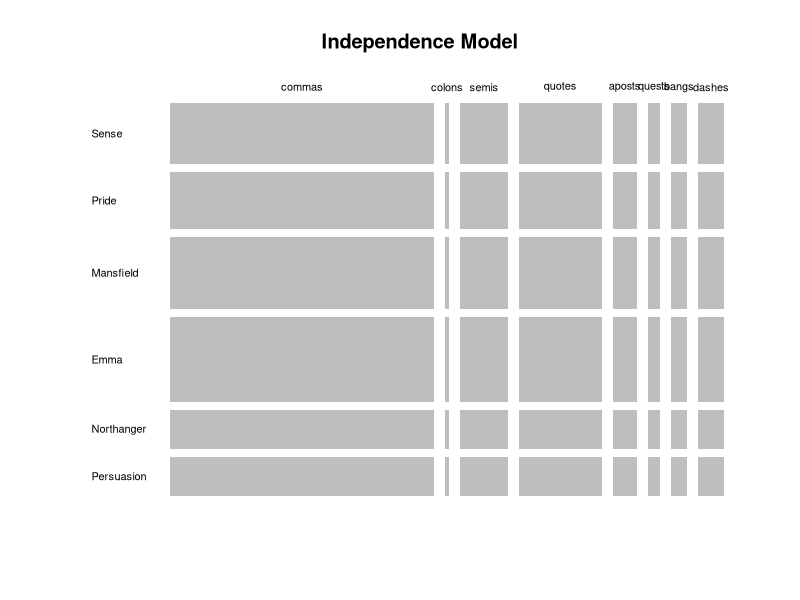
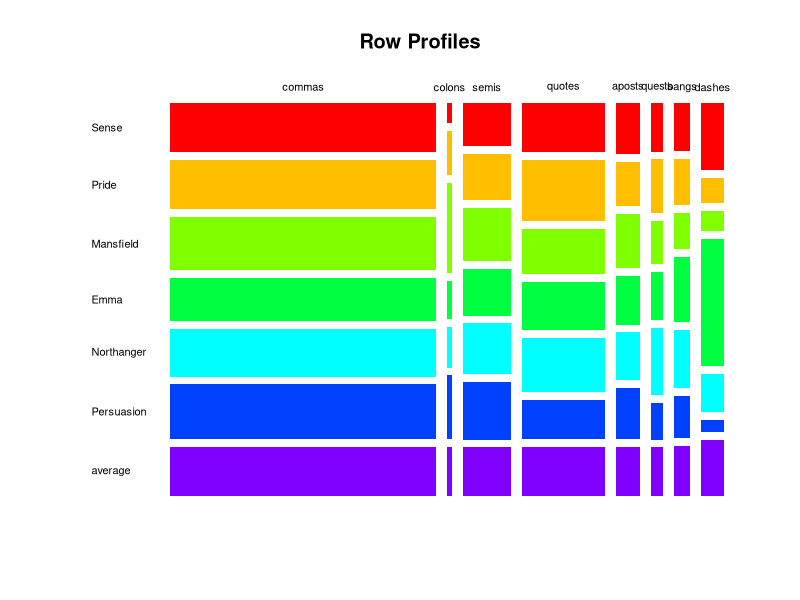
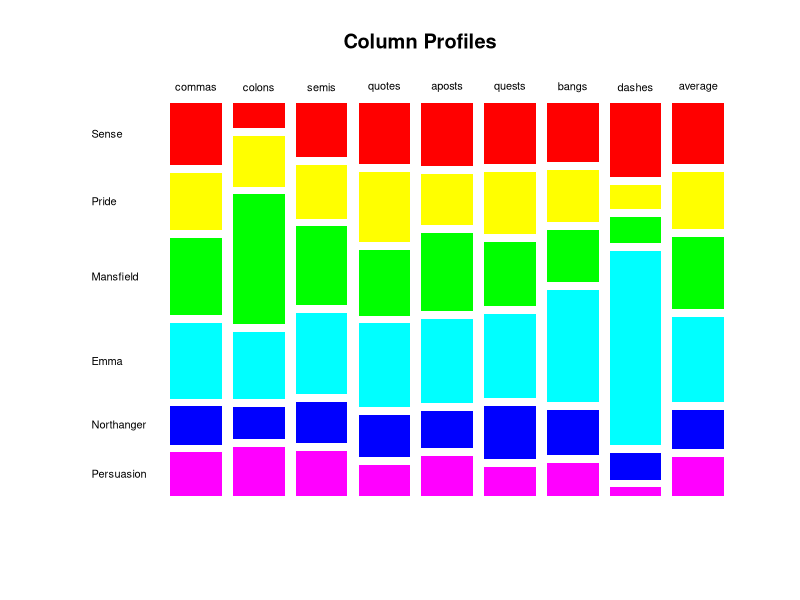

Write R code to recreate these figures, in order.
## ---- chunk 1
knitr::opts_chunk$set(echo = TRUE, error = TRUE)
## ---- chunk 2
# used packages
library(tidyverse)    # base tidy data tools
library(tidytext)     # text mining; gets along with tidyverse
library(janeaustenr)  # Jane Austen's novels
library(FactoMineR)   # Multivariate Statistics methods
## ---- chunk 3
crosstable = austen_books() |>
  mutate(
    commas = str_count(text, ","),
    colons = str_count(text, ":"),
    semicolons = str_count(text, ";"),
    quotes = str_count(text, '\\"'),
    apostrophes = str_count(text, "'"),
    questions = str_count(text, "\\?"),
    exclamations = str_count(text, "\\!"),
    dashes = str_count(text, "--")
  ) |>
  group_by(book) |>
  summarise(
    commas = sum(commas),
    colons = sum(colons),
    semis = sum(semicolons),
    quotes = sum(quotes),
    aposts = sum(apostrophes),
    quests = sum(questions),
    bangs = sum(exclamations),
    dashes = sum(dashes)
  )

crosstable
## ---- chunk 4
# cross-table in matrix format
X = as.matrix(crosstable[,-1])
rownames(X) = str_extract(crosstable$book, "\\w+")

X
## ---- chunk 5
Xprobs = X / sum(X)
round(Xprobs, 4)
## ---- chunk 6
# column margin
col_margin = colSums(Xprobs)
round(col_margin, 4)
## ---- chunk 7
# row margin
row_margin = rowSums(Xprobs)
round(row_margin, 4)
## ---- chunk 8
# under independence
Xindep = row_margin %o% col_margin
round(Xindep, 4)
## ---- chunk 9
mosaicplot(t(Xindep), las = 1, border = NA, main = "Independence Model")
## ---- chunk 10
# row profiles (i.e. conditional probabilities on books)
row_profiles = sweep(Xprobs, MARGIN = 1, STATS = row_margin, FUN = "/")
round(row_profiles, 4)
## ---- chunk 11
rowSums(row_profiles)
## ---- chunk 12
Rows = rbind(row_profiles, average = col_margin)
round(Rows, 4)
## ---- chunk 13
mosaicplot(
  t(Rows),
  las = 1, 
  border = NA, 
  col = rainbow(ncol(Rows)), 
  main = "Row Profiles")
## ---- chunk 14
# column profiles (i.e. conditional probabilities on symbols)
col_profiles = sweep(Xprobs, MARGIN = 2, STATS = col_margin, FUN = "/")
round(col_profiles, 4)
## ---- chunk 15
# adding average column profile
Cols = cbind(col_profiles, average = row_margin)
round(Cols, 4)
## ---- chunk 16
mosaicplot(
  t(Cols),
  las = 1, 
  border = NA, 
  col = rainbow(nrow(Cols)), 
  main = "Column Profiles")
